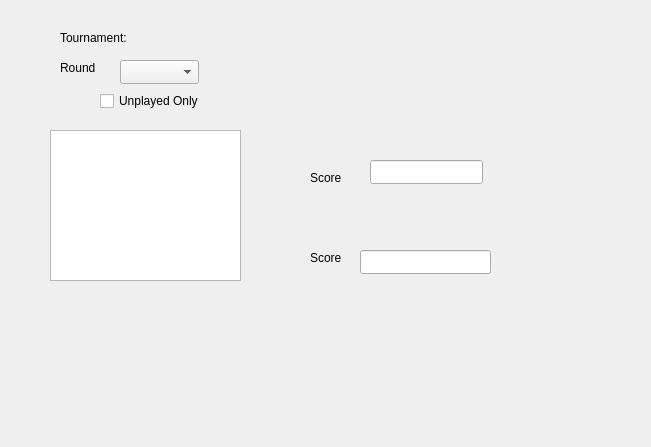
<?xml version="1.0" encoding="UTF-8"?>
<ui version="4.0">
 <class>TrackerUI</class>
 <widget class="QWidget" name="TrackerUI">
  <property name="geometry">
   <rect>
    <x>0</x>
    <y>0</y>
    <width>651</width>
    <height>447</height>
   </rect>
  </property>
  <property name="windowTitle">
   <string>Form</string>
  </property>
  <widget class="QLabel" name="label">
   <property name="geometry">
    <rect>
     <x>60</x>
     <y>30</y>
     <width>101</width>
     <height>16</height>
    </rect>
   </property>
   <property name="text">
    <string>Tournament:</string>
   </property>
  </widget>
  <widget class="QLabel" name="label_2">
   <property name="geometry">
    <rect>
     <x>150</x>
     <y>30</y>
     <width>101</width>
     <height>16</height>
    </rect>
   </property>
   <property name="text">
    <string>&lt;none&gt;</string>
   </property>
  </widget>
  <widget class="QLabel" name="label_3">
   <property name="geometry">
    <rect>
     <x>60</x>
     <y>60</y>
     <width>101</width>
     <height>16</height>
    </rect>
   </property>
   <property name="text">
    <string>Round</string>
   </property>
  </widget>
  <widget class="QComboBox" name="roundComboBox">
   <property name="geometry">
    <rect>
     <x>120</x>
     <y>60</y>
     <width>79</width>
     <height>24</height>
    </rect>
   </property>
  </widget>
  <widget class="QCheckBox" name="unplayedCheckBox">
   <property name="geometry">
    <rect>
     <x>100</x>
     <y>90</y>
     <width>121</width>
     <height>22</height>
    </rect>
   </property>
   <property name="text">
    <string>Unplayed Only</string>
   </property>
  </widget>
  <widget class="QListView" name="listBox">
   <property name="geometry">
    <rect>
     <x>50</x>
     <y>130</y>
     <width>191</width>
     <height>151</height>
    </rect>
   </property>
  </widget>
  <widget class="QLabel" name="label_4">
   <property name="geometry">
    <rect>
     <x>300</x>
     <y>140</y>
     <width>71</width>
     <height>16</height>
    </rect>
   </property>
   <property name="text">
    <string>&lt;team one&gt;</string>
   </property>
  </widget>
  <widget class="QLabel" name="label_5">
   <property name="geometry">
    <rect>
     <x>300</x>
     <y>220</y>
     <width>61</width>
     <height>16</height>
    </rect>
   </property>
   <property name="text">
    <string>&lt;team two&gt;</string>
   </property>
  </widget>
  <widget class="QLabel" name="label_6">
   <property name="geometry">
    <rect>
     <x>310</x>
     <y>170</y>
     <width>58</width>
     <height>16</height>
    </rect>
   </property>
   <property name="text">
    <string>Score</string>
   </property>
  </widget>
  <widget class="QLabel" name="label_7">
   <property name="geometry">
    <rect>
     <x>310</x>
     <y>250</y>
     <width>58</width>
     <height>16</height>
    </rect>
   </property>
   <property name="text">
    <string>Score</string>
   </property>
  </widget>
  <widget class="QLineEdit" name="teamOneScoreLineEdit">
   <property name="geometry">
    <rect>
     <x>370</x>
     <y>160</y>
     <width>113</width>
     <height>24</height>
    </rect>
   </property>
  </widget>
  <widget class="QLineEdit" name="teamTwoScoreLineEdit">
   <property name="geometry">
    <rect>
     <x>360</x>
     <y>250</y>
     <width>131</width>
     <height>24</height>
    </rect>
   </property>
  </widget>
 </widget>
 <resources/>
 <connections/>
</ui>
